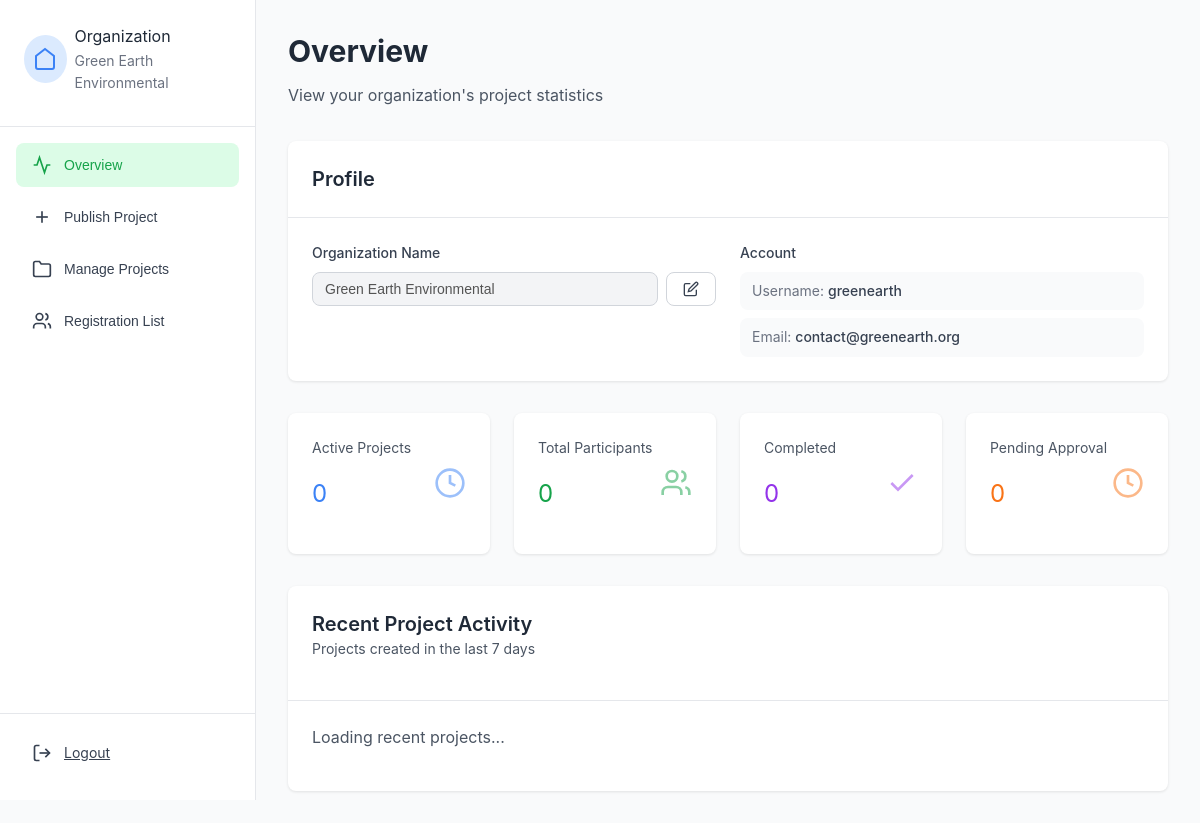
Before: /organization/dashboard (signed in) with the older database file.
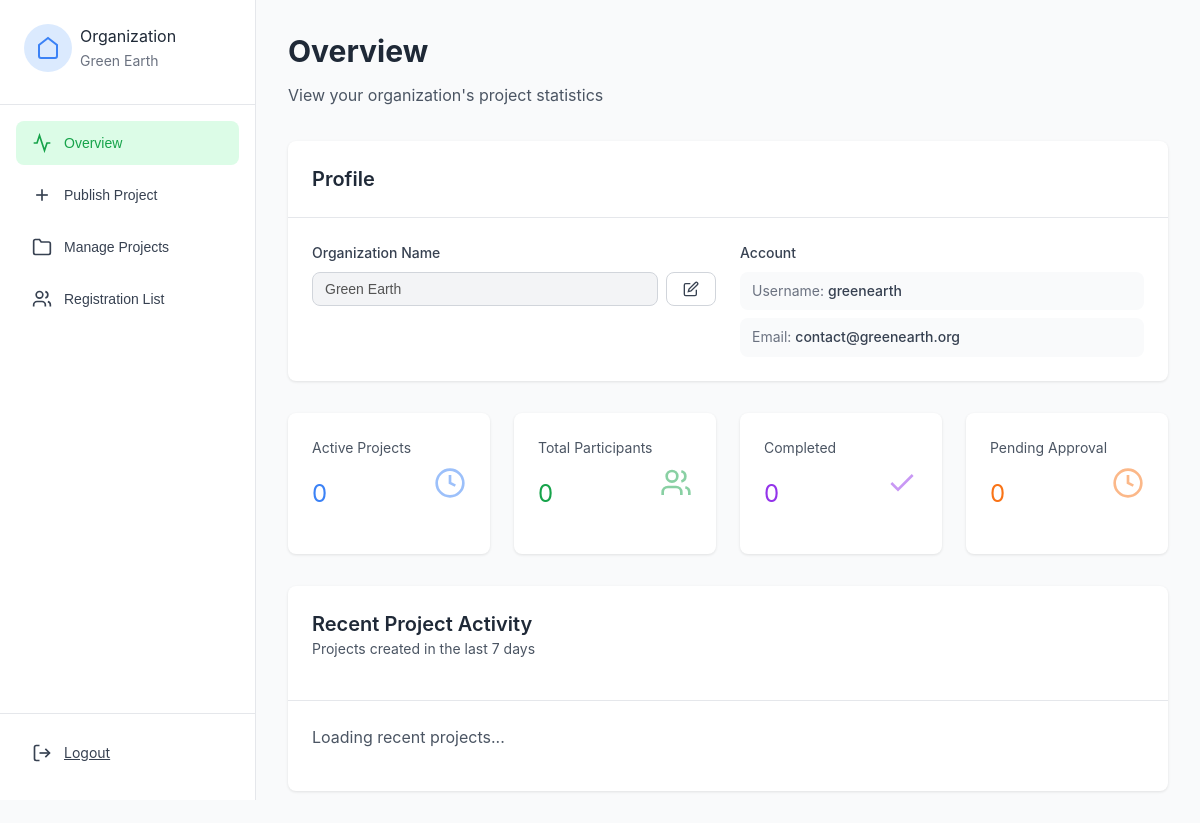
After: the same page with the newer database file.
### models.py (models this page shows, shortened)
class User(UserMixin, db.Model):
    id = db.Column(db.Integer, primary_key=True)
    username = db.Column(db.String(80), unique=True, nullable=False)
    email = db.Column(db.String(120), unique=True, nullable=False)
    password_hash = db.Column(db.String(200), nullable=False)
    user_type = db.Column(db.String(20), nullable=False)  # participant, organization, admin
    display_name = db.Column(db.String(120))
    description = db.Column(db.Text)
    is_active = db.Column(db.Boolean, default=True, nullable=False)
    created_at = db.Column(db.DateTime, default=datetime.utcnow)
    projects = relationship('Project', backref='organization', lazy=True)
    registrations = relationship('Registration', backref='user', lazy=True)
    volunteer_records = relationship('VolunteerRecord', backref='user', lazy=True)
    badge_awards = relationship('UserBadge', backref='user', lazy=True)

### api/views.py (the view)
@bp.route('/organization/dashboard')
@login_required
def organization_dashboard():
    if current_user.user_type != 'organization':
        return redirect(url_for('auth.login'))
    return render_template('organization_dashboard.html', user=current_user)

### app.py (called while the page is built)
@login_manager.user_loader
def load_user(user_id):
    return User.query.get(int(user_id))

### templates/organization_dashboard.html (shortened to what the changed rows need)
<!DOCTYPE html>
<html lang="en">
<head>
    <link rel="stylesheet" href="{{ url_for('static', filename='css/style.css') }}">
</head>
<body style="background-color: var(--gray-50);">
    <aside class="sidebar">
        <div class="sidebar-header">
            <div class="flex items-center gap-2 mb-2">
                <div>
                    <div>Organization</div>
                    <div class="text-sm text-gray-500" id="sidebar-username">{{ user.display_name or user.username }}</div>
                </div>
            </div>
        </div>
    </aside>
    <main class="main-content">
        <div class="tab-content active" id="overview-tab">
            <div class="mb-8">
                <h2>Overview</h2>
            </div>
            <div class="card mb-8">
                <div class="card-content">
                    <div class="grid grid-cols-2" style="gap: 1.5rem;">
                        <div>
                            <div class="flex items-center gap-2" id="display-name-container">
                                <input
                                    type="text"
                                    id="display-name-input"
                                    value="{{ user.display_name or '' }}"
                                    placeholder="{{ user.username }}"
                                    disabled
                                    style="flex: 1; padding: 0.5rem 0.75rem; border: 1px solid var(--gray-300); border-radius: var(--border-radius); font-size: 0.875rem; background-color: var(--gray-100); transition: all 0.2s;"
                                    maxlength="120"
                                />
                                <button id="edit-display-name-btn" class="btn btn-outline" style="padding: 0.5rem 1rem; font-size: 0.875rem;">
                                    <svg xmlns="http://www.w3.org/2000/svg" width="16" height="16" viewBox="0 0 24 24" fill="none" stroke="currentColor" stroke-width="2">
                                        <path d="M11 4H4a2 2 0 0 0-2 2v14a2 2 0 0 0 2 2h14a2 2 0 0 0 2-2v-7"/>
                                        <path d="M18.5 2.5a2.121 2.121 0 0 1 3 3L12 15l-4 1 1-4 9.5-9.5z"/>
                                    </svg>
                                </button>
                            </div>
                        </div>
                        <div>
                            <div style="display: flex; flex-direction: column; gap: 0.5rem;">
                                <div style="padding: 0.5rem 0.75rem; background-color: var(--gray-50); border-radius: var(--border-radius); font-size: 0.875rem;">
                                    <span style="color: var(--gray-500);">Username:</span> <span style="color: var(--gray-700); font-weight: 500;">{{ user.username }}</span>
                                </div>
                                <div style="padding: 0.5rem 0.75rem; background-color: var(--gray-50); border-radius: var(--border-radius); font-size: 0.875rem;">
                                    <span style="color: var(--gray-500);">Email:</span> <span style="color: var(--gray-700); font-weight: 500;">{{ user.email }}</span>
                                </div>
                            </div>
                        </div>
                    </div>
                </div>
            </div>
        </div>
    </main>
</body>
</html>

Changed rows visible on the page:
changed User "greenearth": display_name "Green Earth Environmental" → "Green Earth"; display_name+username "Green Earth Environmental" → "Green Earth"
